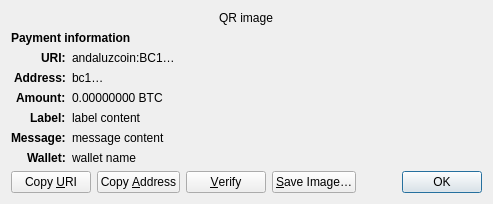
<?xml version="1.0" encoding="UTF-8"?>
<ui version="4.0">
 <class>ReceiveRequestDialog</class>
 <widget class="QDialog" name="ReceiveRequestDialog">
  <property name="geometry">
   <rect>
    <x>0</x>
    <y>0</y>
    <width>413</width>
    <height>229</height>
   </rect>
  </property>
  <property name="windowTitle">
   <string>Request payment to …</string>
  </property>
  <layout class="QGridLayout" name="gridLayout" columnstretch="0,1">
   <property name="sizeConstraint">
    <enum>QLayout::SetFixedSize</enum>
   </property>
   <item row="0" column="0" colspan="2" alignment="Qt::AlignHCenter">
    <widget class="QRImageWidget" name="qr_code">
     <property name="text">
      <string notr="true">QR image</string>
     </property>
     <property name="textInteractionFlags">
      <set>Qt::NoTextInteraction</set>
     </property>
    </widget>
   </item>
   <item row="1" column="0" colspan="2">
    <widget class="QLabel" name="payment_header">
     <property name="font">
      <font>
       <weight>75</weight>
       <bold>true</bold>
      </font>
     </property>
     <property name="text">
      <string>Payment information</string>
     </property>
     <property name="textInteractionFlags">
      <set>Qt::NoTextInteraction</set>
     </property>
    </widget>
   </item>
   <item row="2" column="0" alignment="Qt::AlignRight|Qt::AlignTop">
    <widget class="QLabel" name="uri_tag">
     <property name="font">
      <font>
       <weight>75</weight>
       <bold>true</bold>
      </font>
     </property>
     <property name="text">
      <string notr="true">URI:</string>
     </property>
     <property name="textFormat">
      <enum>Qt::PlainText</enum>
     </property>
     <property name="textInteractionFlags">
      <set>Qt::NoTextInteraction</set>
     </property>
    </widget>
   </item>
   <item row="2" column="1" alignment="Qt::AlignTop">
    <widget class="QLabel" name="uri_content">
     <property name="text">
      <string notr="true">andaluzcoin:BC1…</string>
     </property>
     <property name="textFormat">
      <enum>Qt::RichText</enum>
     </property>
     <property name="wordWrap">
      <bool>true</bool>
     </property>
     <property name="textInteractionFlags">
      <set>Qt::TextSelectableByMouse</set>
     </property>
    </widget>
   </item>
   <item row="3" column="0" alignment="Qt::AlignRight|Qt::AlignTop">
    <widget class="QLabel" name="address_tag">
     <property name="font">
      <font>
       <weight>75</weight>
       <bold>true</bold>
      </font>
     </property>
     <property name="text">
      <string>Address:</string>
     </property>
     <property name="textInteractionFlags">
      <set>Qt::NoTextInteraction</set>
     </property>
    </widget>
   </item>
   <item row="3" column="1" alignment="Qt::AlignTop">
    <widget class="QLabel" name="address_content">
     <property name="text">
      <string notr="true">bc1…</string>
     </property>
     <property name="textFormat">
      <enum>Qt::PlainText</enum>
     </property>
     <property name="textInteractionFlags">
      <set>Qt::TextSelectableByMouse</set>
     </property>
    </widget>
   </item>
   <item row="4" column="0" alignment="Qt::AlignRight|Qt::AlignTop">
    <widget class="QLabel" name="amount_tag">
     <property name="font">
      <font>
       <weight>75</weight>
       <bold>true</bold>
      </font>
     </property>
     <property name="text">
      <string>Amount:</string>
     </property>
     <property name="textInteractionFlags">
      <set>Qt::NoTextInteraction</set>
     </property>
    </widget>
   </item>
   <item row="4" column="1" alignment="Qt::AlignTop">
    <widget class="QLabel" name="amount_content">
     <property name="text">
      <string notr="true">0.00000000 BTC</string>
     </property>
     <property name="textFormat">
      <enum>Qt::PlainText</enum>
     </property>
     <property name="textInteractionFlags">
      <set>Qt::TextSelectableByMouse</set>
     </property>
    </widget>
   </item>
   <item row="5" column="0" alignment="Qt::AlignRight|Qt::AlignTop">
    <widget class="QLabel" name="label_tag">
     <property name="font">
      <font>
       <weight>75</weight>
       <bold>true</bold>
      </font>
     </property>
     <property name="text">
      <string>Label:</string>
     </property>
     <property name="textInteractionFlags">
      <set>Qt::NoTextInteraction</set>
     </property>
    </widget>
   </item>
   <item row="5" column="1" alignment="Qt::AlignTop">
    <widget class="QLabel" name="label_content">
     <property name="text">
      <string notr="true">label content</string>
     </property>
     <property name="textFormat">
      <enum>Qt::PlainText</enum>
     </property>
     <property name="wordWrap">
      <bool>true</bool>
     </property>
     <property name="textInteractionFlags">
      <set>Qt::TextSelectableByMouse</set>
     </property>
    </widget>
   </item>
   <item row="6" column="0" alignment="Qt::AlignRight|Qt::AlignTop">
    <widget class="QLabel" name="message_tag">
     <property name="font">
      <font>
       <weight>75</weight>
       <bold>true</bold>
      </font>
     </property>
     <property name="text">
      <string>Message:</string>
     </property>
     <property name="textInteractionFlags">
      <set>Qt::NoTextInteraction</set>
     </property>
    </widget>
   </item>
   <item row="6" column="1" alignment="Qt::AlignTop">
    <widget class="QLabel" name="message_content">
     <property name="text">
      <string notr="true">message content</string>
     </property>
     <property name="textFormat">
      <enum>Qt::PlainText</enum>
     </property>
     <property name="wordWrap">
      <bool>true</bool>
     </property>
     <property name="textInteractionFlags">
      <set>Qt::TextSelectableByMouse</set>
     </property>
    </widget>
   </item>
   <item row="7" column="0" alignment="Qt::AlignRight|Qt::AlignTop">
    <widget class="QLabel" name="wallet_tag">
     <property name="font">
      <font>
       <weight>75</weight>
       <bold>true</bold>
      </font>
     </property>
     <property name="text">
      <string>Wallet:</string>
     </property>
     <property name="textInteractionFlags">
      <set>Qt::NoTextInteraction</set>
     </property>
    </widget>
   </item>
   <item row="7" column="1" alignment="Qt::AlignTop">
    <widget class="QLabel" name="wallet_content">
     <property name="text">
      <string notr="true">wallet name</string>
     </property>
     <property name="textFormat">
      <enum>Qt::PlainText</enum>
     </property>
     <property name="wordWrap">
      <bool>true</bool>
     </property>
     <property name="textInteractionFlags">
      <set>Qt::TextSelectableByMouse</set>
     </property>
    </widget>
   </item>
   <item row="8" column="0" colspan="2">
    <layout class="QHBoxLayout" name="horizontalLayout">
     <item>
      <widget class="QPushButton" name="btnCopyURI">
       <property name="text">
        <string>Copy &amp;URI</string>
       </property>
       <property name="autoDefault">
        <bool>false</bool>
       </property>
      </widget>
     </item>
     <item>
      <widget class="QPushButton" name="btnCopyAddress">
       <property name="text">
        <string>Copy &amp;Address</string>
       </property>
       <property name="autoDefault">
        <bool>false</bool>
       </property>
      </widget>
     </item>
     <item>
      <widget class="QPushButton" name="btnVerify">
       <property name="text">
        <string>&amp;Verify</string>
       </property>
       <property name="toolTip">
        <string>Verify this address on e.g. a hardware wallet screen</string>
       </property>
       <property name="autoDefault">
        <bool>false</bool>
       </property>
      </widget>
     </item>
     <item>
      <widget class="QPushButton" name="btnSaveAs">
       <property name="text">
        <string>&amp;Save Image…</string>
       </property>
       <property name="autoDefault">
        <bool>false</bool>
       </property>
      </widget>
     </item>
     <item>
      <spacer name="horizontalSpacer_2">
       <property name="orientation">
        <enum>Qt::Horizontal</enum>
       </property>
       <property name="sizeHint" stdset="0">
        <size>
         <width>40</width>
         <height>20</height>
        </size>
       </property>
      </spacer>
     </item>
     <item>
      <widget class="QDialogButtonBox" name="buttonBox">
       <property name="focusPolicy">
        <enum>Qt::StrongFocus</enum>
       </property>
       <property name="standardButtons">
        <set>QDialogButtonBox::Ok</set>
       </property>
      </widget>
     </item>
    </layout>
   </item>
  </layout>
 </widget>
 <customwidgets>
  <customwidget>
   <class>QRImageWidget</class>
   <extends>QLabel</extends>
   <header>qt/qrimagewidget.h</header>
  </customwidget>
 </customwidgets>
 <tabstops>
  <tabstop>buttonBox</tabstop>
  <tabstop>btnCopyURI</tabstop>
  <tabstop>btnCopyAddress</tabstop>
  <tabstop>btnSaveAs</tabstop>
 </tabstops>
 <resources/>
 <connections>
  <connection>
   <sender>buttonBox</sender>
   <signal>accepted()</signal>
   <receiver>ReceiveRequestDialog</receiver>
   <slot>accept()</slot>
   <hints>
    <hint type="sourcelabel">
     <x>135</x>
     <y>230</y>
    </hint>
    <hint type="destinationlabel">
     <x>135</x>
     <y>126</y>
    </hint>
   </hints>
  </connection>
 </connections>
</ui>
